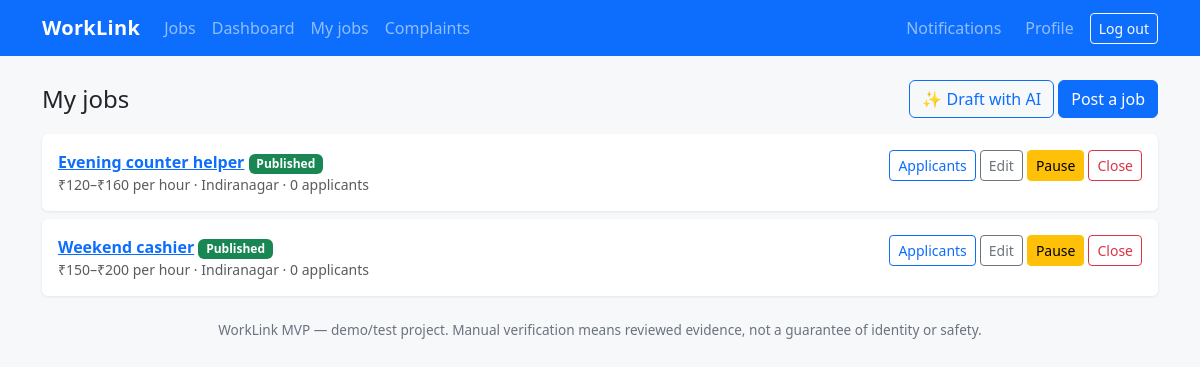
Page /jobs/mine/ (signed in) on the committed database.
### jobs/models.py (models this page shows, shortened)
class Job(models.Model):
    class Status(models.TextChoices):
        DRAFT = "DRAFT", "Draft"
        PUBLISHED = "PUBLISHED", "Published"
        PAUSED = "PAUSED", "Paused"
        CLOSED = "CLOSED", "Closed"
        EXPIRED = "EXPIRED", "Expired"
        REMOVED = "REMOVED", "Removed by admin"
    class PayPeriod(models.TextChoices):
        HOUR = "HOUR", "per hour"
        DAY = "DAY", "per day"
        WEEK = "WEEK", "per week"
        MONTH = "MONTH", "per month"
    business = models.ForeignKey(BusinessProfile, on_delete=models.PROTECT, related_name="jobs")
    title = models.CharField(max_length=150)
    description = models.TextField()
    duties = models.TextField(blank=True)
    job_type = models.CharField(max_length=20, choices=JOB_TYPE_CHOICES)
    pay_min = models.PositiveIntegerField(help_text="Whole rupees")
    pay_max = models.PositiveIntegerField(help_text="Whole rupees")
    pay_period = models.CharField(max_length=10, choices=PayPeriod.choices, default=PayPeriod.HOUR)
    area = models.CharField(max_length=120, help_text="Approximate area, not the full address")
    schedule = models.CharField(max_length=200, help_text="e.g. weekends 10am-6pm, evenings")
    required_skills = models.TextField(blank=True, help_text="Comma-separated")
    vacancies = models.PositiveIntegerField(default=1, validators=[MinValueValidator(1)])
    status = models.CharField(max_length=12, choices=Status.choices, default=Status.DRAFT)
    closing_at = models.DateField(null=True, blank=True)
    created_at = models.DateTimeField(auto_now_add=True)
    objects = JobQuerySet.as_manager()
    class Meta:
        ordering = ["-created_at"]
        constraints = [
            models.CheckConstraint(condition=Q(pay_min__lte=F("pay_max")), name="job_pay_min_lte_max"),
        ]
    @property
    def pay_display(self):
        rng = f"₹{self.pay_min}" if self.pay_min == self.pay_max else f"₹{self.pay_min}–₹{self.pay_max}"
        return f"{rng} {self.get_pay_period_display()}"

### jobs/views.py (the view)
# urls.py: path("mine/", views.my_jobs, name="my_jobs"),
@business_required
def my_jobs(request):
    jobs = Job.objects.filter(business=request.user.businessprofile)
    return render(request, "jobs/my_jobs.html", {"jobs": jobs, "business": request.user.businessprofile})

### accounts/models.py (called while the page is built)
    @property
    def is_verified(self):
        return self.verification_status == VerificationStatus.APPROVED

### accounts/permissions.py (called while the page is built)
def get_role(user):
    if not user.is_authenticated:
        return None
    if user.is_staff:
        return "admin"
    if hasattr(user, "workerprofile"):
        return "worker"
    if hasattr(user, "businessprofile"):
        return "business"
    return None

def role_required(role):
    def decorator(view):
        @login_required
        @wraps(view)
        def wrapper(request, *args, **kwargs):
            if get_role(request.user) != role:
                raise PermissionDenied
            return view(request, *args, **kwargs)
        return wrapper
    return decorator

### accounts/templatetags/worklink.py (called while the page is built)
@register.filter
def badge(value):
    value = str(value)
    if value in _GOOD:
        return "text-bg-success"
    if value in _BAD:
        return "text-bg-danger"
    if value in _WARN:
        return "text-bg-warning"
    return "text-bg-secondary"

### notifications/context_processors.py (called while the page is built)
def unread_notifications(request):
    user = getattr(request, "user", None)
    if user is not None and user.is_authenticated:
        return {"unread_count": user.notifications.filter(is_read=False).count()}
    return {"unread_count": 0}

### templates/jobs/my_jobs.html (shortened to what this page needs)
{% extends "base.html" %}
{% load worklink %}
{% block content %}
<div class="d-flex justify-content-between align-items-center mb-3">
  <h1 class="h4 mb-0">My jobs</h1><div><a class="btn btn-outline-primary" href="{% url 'ai_job_draft' %}">✨ Draft with AI</a> <a class="btn btn-primary" href="{% url 'job_create' %}">Post a job</a></div>
</div>
{% for j in jobs %}
  <div class="card mb-2"><div class="card-body">
    <div class="d-flex justify-content-between flex-wrap gap-2">
      <div><a class="fw-semibold" href="{% url 'job_detail' j.pk %}">{{ j.title }}</a>
        <span class="badge {{ j.status|badge }}">{{ j.get_status_display }}</span>
        <div class="small text-muted">{{ j.pay_display }} · {{ j.area }} · {{ j.applications.count }} applicant{{ j.applications.count|pluralize }}</div></div>
      <div class="d-flex gap-1 align-items-start flex-wrap">
        <a class="btn btn-sm btn-outline-primary" href="{% url 'job_applicants' j.pk %}">Applicants</a>
        {% if j.status != 'REMOVED' %}<a class="btn btn-sm btn-outline-secondary" href="{% url 'job_edit' j.pk %}">Edit</a>{% endif %}
        <form method="post" action="{% url 'job_status' j.pk %}" class="d-flex gap-1">{% csrf_token %}
          {% if j.status == 'PUBLISHED' %}<button name="action" value="pause" class="btn btn-sm btn-warning">Pause</button>{% endif %}
          {% if j.status == 'DRAFT' or j.status == 'PUBLISHED' or j.status == 'PAUSED' %}<button name="action" value="close" class="btn btn-sm btn-outline-danger">Close</button>{% endif %}
        </form>
      </div>
    </div>
  </div></div>
{% empty %}<p class="text-muted">No jobs yet.</p>{% endfor %}
{% endblock %}

### static/css/site.css (style rules this page uses)
body { background: #f7f8fa; }
.card { border: 0; box-shadow: 0 1px 3px rgba(0,0,0,.08); }

### rows in the picture
Job: title "Evening counter helper", status "Published", pay_display "₹120–₹160 per hour", area "Indiranagar", applications.count "0", shows "Edit", shows "Pause", shows "Close"
Job: title "Weekend cashier", status "Published", pay_display "₹150–₹200 per hour", area "Indiranagar", applications.count "0", shows "Edit", shows "Pause", shows "Close"
